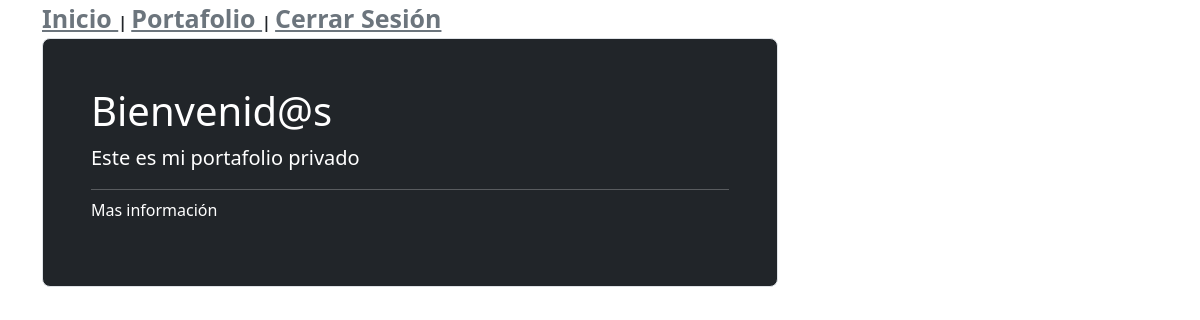
The app's page /index.php (signed in), older data.
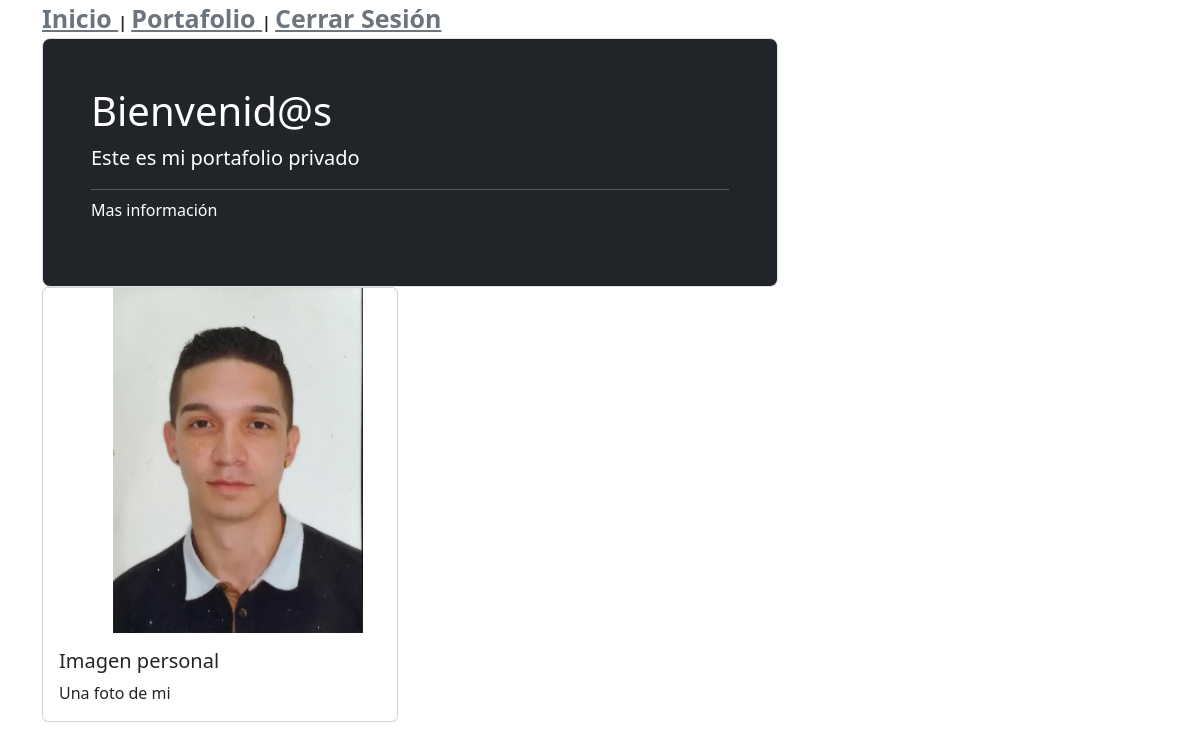
The same page, newer data.
### tables this page shows
CREATE TABLE `proyectos` (
  `id` int(11) NOT NULL,
  `nombre` varchar(500) NOT NULL,
  `archivo` varchar(500) NOT NULL,
  `descripcion` text NOT NULL
);

### conexion.php (called while the page is built, shortened)
<?php
class conexion
{
    private $servidor="localhost";
    private $usuario="root";
    private $contrasena="";
    private $conexion;
    public function __construct()
    {
        try{
            $this->conexion = new PDO("mysql:host=$this->servidor;dbname=album", $this->usuario, $this->contrasena);
            $this->conexion->setAttribute(PDO::ATTR_ERRMODE,PDO::ERRMODE_EXCEPTION);
        }catch(PDOException $error){
            return "Falla de conexion".$error;
        }
    }
    public function consultar($sql)
    {
        $sentencia = $this->conexion->prepare($sql);
        $sentencia->execute();
        return $sentencia->fetchAll();
    }
}
?>

### index.php (the view, shortened to what this page needs)
<?php
include("cabecera.php"); ?>
<?php
include("conexion.php"); ?>
<?php
$objConexion = new conexion();
$proyectos = $objConexion->consultar("SELECT * FROM `proyectos`");
?>
   <div class="row align-items-md-stretch">
        <div class="col-md-8">
            <div class="h-100 p-5 text-white bg-dark border rounded-3">
            <h1>Bienvenid@s</h1>
            <p class="lead">Este es mi portafolio privado</p>
            <hr class="my-2">
            <p>Mas información</p>
            </div>
        </div>
    </div>
<div class="row row-cols-1 row-cols-md-3 g-4">
    <?php foreach($proyectos as $proyect){ ?>
    <div class="col">
        <div class="card h-100">
            <img width="250" src="archivos/<?php echo $proyect['archivo'];?>" class="margin">
            <div class="card-body">
            <h5 class="card-title"><?php echo $proyect['nombre'];?></h5>
            <p class="card-text"><?php echo $proyect['descripcion'];?></p>
            </div>
        </div>
    </div>
    <?php } ?>
</div>
<?php
include("pie.php"); ?>

Row changes from the older to the newer data that the page shows:
added proyectos: archivo (picture), nombre "Imagen personal", descripcion "Una foto de mi"
